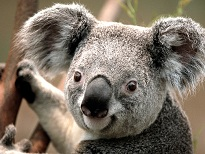
%> input picture CSE_LAB_4TH/401/401_LAB/17.Image_Gradient/Conv/8.jpg, 205 x 154 px
$ octave Gradient_using_conv.m   (GNU Octave 9; MATLAB toolbox functions it lacks are replaced by stand-ins)
%> lines starting %> are read from the running program, lines starting %| are printed output that depends on the picture
### CSE_LAB_4TH/401/401_LAB/17.Image_Gradient/Conv/conv_img2.m
%convolution of image
function [Output] = img_conv2( mask,Input)

v=flipdim(mask,2);
w = flipdim(v,1);

[x y] = size(Input);
[m n]=size(w);

k1=(m-1)/2;
k2=(n-1)/2;
tempInput=padarray(Input,[k1 k2]);

for i = 1 : x
    for j = 1 : y
         aValue = tempInput(i,j)*w(1,1)+tempInput(i,j+1)*w(1,2)+tempInput(i,j+2)*w(1,3)+tempInput(i+1,j)*w(2,1)+tempInput(i+1,j+1)*w(2,2)+tempInput(i+1,j+2)*w(2,3)+                  tempInput(i+2,j)*w(3,1)+tempInput(i+2,j+1)*w(3,2)+tempInput(i+2,j+2)*w(3,3);
         Output(i,j)= aValue;
    end
end

### CSE_LAB_4TH/401/401_LAB/17.Image_Gradient/Conv/Gradient_using_conv.m
%page=167
%Gradient Using manually convolution 2d


clc;
clear all;
close all;

A=imread('8.jpg');
%> A is the input picture: size 154x205x3 uint8; mean R, G, B 124.8, 114.2, 101.4
A=rgb2gray(A);
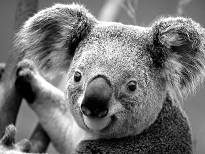
%> A: size 154x205 uint8; min 0, max 255, mean 115.9
A=imread('rice.tif');
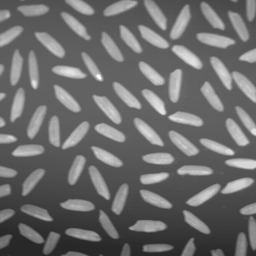
%> input picture CSE_LAB_4TH/401/401_LAB/17.Image_Gradient/Conv/rice.tif, 256 x 256 px
%> A is the input picture: size 256x256 uint8; min 40, max 255, mean 108.7


subplot(2,2,1);
imshow(A);
title('Original Image');

mx=[-1 -2 -1; 0 0 0; 1 2 1];

my=[-1 0 1; -2 0 2; -1 0 1];


%H = conv2(double(A),double(mx));
%V = conv2(double(A),double(my));

H=conv_img2(double(mx),double(A)) ;
%> in img_conv2, `tempInput=padarray(Input,[k1 k2]);`:
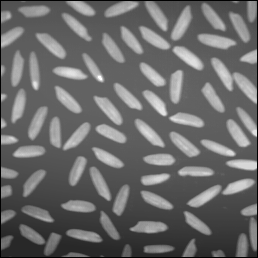
%> tempInput: size 258x258 double; min 0, max 255, mean 107
%> after the loop in img_conv2, `for i = 1 : x`:
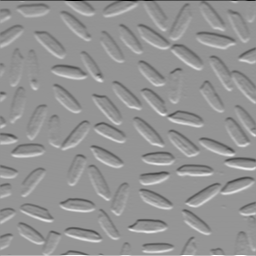
%> Output: size 256x256 double; min -721, max 519, mean 0.5; drawn with min black and max white
%H=corr_img(double(mx),double(A)) ;

V=conv_img2(double(my),double(A));
%> call 2 of img_conv2, with mask = [-1 0 1; -2 0 2; -1 0 1]
%> after the loop in img_conv2 (call 2), `for i = 1 : x`:
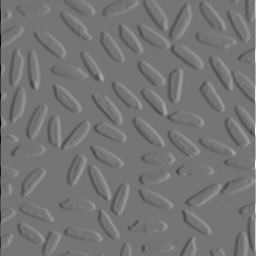
%> Output: size 256x256 double; min -753, max 888, mean -0.1; drawn with min black and max white


subplot(2,2,2);
imshow(uint8(H));
title('Horizontal delp/delx');

subplot(2,2,3);
imshow(uint8(V));
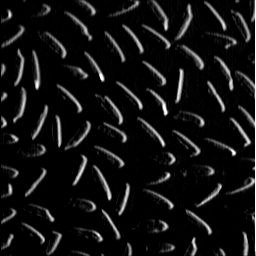
%> displayed picture: size 256x256, on the screen's scale of 0 to 255; min 0, max 255, mean 18.2
title('Vertical delp/dely');


subplot(2,2,4);
imshow(uint8(sqrt(H.^2 + V.^2)));
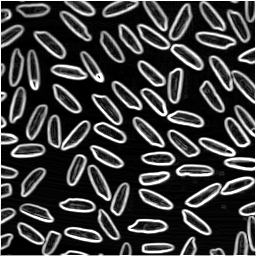
%> displayed picture: size 256x256, on the screen's scale of 0 to 255; min 0, max 255, mean 61.9
%imshow(uint8(H));
title('Gradient Image');
